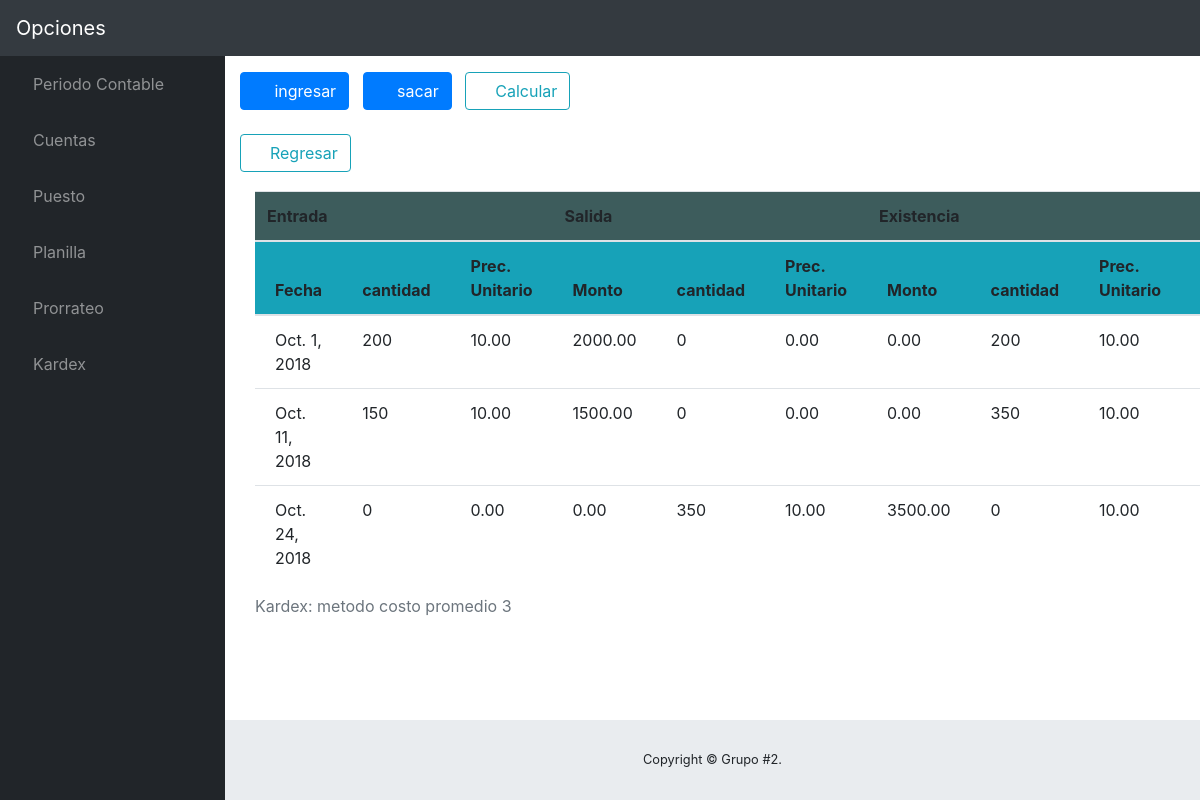
The app's page /1/CostoPromedio/ (signed in) with its own data.
### contable/models.py (models this page shows)
class Kardex(models.Model):
	fecha = models.DateField()
	cantEntrada = models.IntegerField()
	cantSalida = models.IntegerField()
	cantExistencia = models.IntegerField()
	precEntrada = models.DecimalField(max_digits=7,decimal_places=2)
	precSalida = models.DecimalField(max_digits=7,decimal_places=2)
	precExistencia = models.DecimalField(max_digits=10,decimal_places=2)
	montoEntrada =models.DecimalField(max_digits=20,decimal_places=2)
	montoSalida =models.DecimalField(max_digits=20,decimal_places=2)
	montoExistencia= models.DecimalField(max_digits=20,decimal_places=2)
	detall = models.ForeignKey(detalleKardex,on_delete=models.CASCADE)

### contable/views.py (the view)
# urls.py: url(r'^(?P<kardex_id>[0-9]+)/CostoPromedio/$',CP, name="CostoPromedio"),
def CP(request, kardex_id):
	template=loader.get_template('Main/kardex.html')
	kardex1= get_object_or_404(detalleKardex,pk=kardex_id)
	kard = kardex1.kardex_set.all()
	prodPP= LibroMayor.objects.filter(codCuenta__contains='ACO', estado=True)
	prodPT= LibroMayor.objects.filter(codCuenta__contains='ACO', estado=False)
	i =0
	for k in kard :
		i=k.id
	final = None
	if i > 0:
		final = kard.get(pk=i)
	context = {
		'prodPP':prodPP,
		'prodPT':prodPT,
		'kardex1':kardex1,
		'kardex':kard,
		'i':i,
		'final':final,
	}
	if request.method=='POST':
		action = request.POST.get('action',None)
		if action =='insert':
			kardex1= get_object_or_404(detalleKardex,pk=kardex_id)
			fecha = request.POST.get('fechaE',None)
			cantEntrada=request.POST.get('cantidadE',None)
			precEntrada= request.POST.get('precioE',None)
			pk_cuenta= request.POST.get('cuenta',None)
			newKard = ingresarKardex(int(kardex1.id),fecha,cantEntrada,precEntrada)
			pe = PeriodoContable.objects.all()
			p = len(pe)
			if p > 0 :
				prod= ''
				if kardex1.tipo=='PP':
					prod='AC003'
				else :
					prod='AC002'
				cuentaKardex(pk_cuenta,p,newKard.montoEntrada,prod)
		elif action=='ordenfab':
			kardex1= get_object_or_404(detalleKardex,pk=kardex_id)
			fecha = request.POST.get('fechaO',None)
			cantEntrada=request.POST.get('cantidadO',None)
			pk_cuenta= request.POST.get('PT',None)
			pe = PeriodoContable.objects.all()
			p = len(pe)
			orden1 = get_object_or_404(LibroMayor,codCuenta=pk_cuenta,periodo=p)
			precEntrada=orden1.saldo/ int(cantEntrada)
			newKard = ingresarKardex(int(kardex1.id),fecha,cantEntrada,precEntrada)
			if p > 0 :
				prod= ''
				if kardex1.tipo=='PP':
					prod='AC003'
				else :
					prod='AC002'
				cuentaKardex(pk_cuenta,p,newKard.montoEntrada,prod)
			orden1.saldo=0
			orden1.saldoDeudor=0
			orden1.saldoAcreedor=0
			orden1.estado=False
			orden1.save()
		elif action =='delete':
			i =0
			for k in kard :
				i=k.id
			ultimo_id=i
			if ultimo_id > 0:
				newKard = Kardex()
				newKard.fecha = request.POST.get('fechaS',None)
				cantSalida=request.POST.get('cantidadS',None)
				enviar = request.POST.get('PP',None)
				newKard.cantEntrada = 0
				newKard.cantSalida= cantSalida
				newKard.cantExistencia=0
				newKard.precEntrada=0
				newKard.precSalida=0
				newKard.precExistencia=0
				newKard.montoEntrada = 0
				newKard.montoSalida=0
				newKard.montoExistencia=0
				newKard.detall = kardex1
				newKard.save()
				ult_kardex=Kardex.objects.get(pk=ultimo_id)
				prec= ult_kardex.precExistencia
				newKard.precSalida=prec
				newKard.cantExistencia= int(ult_kardex.cantExistencia) - int(newKard.cantSalida)
				montSalida= Decimal(prec) * Decimal(newKard.cantSalida)
				newKard.montoSalida=montSalida
				newKard.montoExistencia = ult_kardex.montoExistencia - montSalida
				newKard.precExistencia=prec
				newKard.save()
				pe = PeriodoContable.objects.all()
				p = len(pe)
				pk_cuenta='AC003'
				if p > 0 :
					cuentaKardex(pk_cuenta,p,montSalida,enviar)
		elif action =='vender':
			i =0
			for k in kard :
				i=k.id
			ultimo_id=i
			if ultimo_id > 0:
				newKard = Kardex()
				newKard.fecha = request.POST.get('fechaV',None)
				cantSalida=request.POST.get('cantidadV',None)
				ganancia = request.POST.get('ganancia',None)
				enviar = request.POST.get('PT',None)
				newKard.cantEntrada = 0
				newKard.cantSalida= cantSalida
				newKard.cantExistencia=0
				newKard.precEntrada=0
				newKard.precSalida=0
				newKard.precExistencia=0
				newKard.montoEntrada = 0
				newKard.montoSalida=0
				newKard.montoExistencia=0
				newKard.detall = kardex1
				newKard.save()
				ult_kardex=Kardex.objects.get(pk=ultimo_id)
				prec= ult_kardex.precExistencia
				newKard.precSalida=prec
				newKard.cantExistencia= int(ult_kardex.cantExistencia) - int(newKard.cantSalida)
				montSalida= Decimal(prec) * Decimal(newKard.cantSalida)
				newKard.montoSalida=montSalida
				newKard.montoExistencia = ult_kardex.montoExistencia - montSalida
				newKard.precExistencia=prec
				newKard.save()
				costoV = 'RCV00'
				ingresoV = 'RI000'
				pe = PeriodoContable.objects.all()
				p = len(pe)
				pk_cuenta='AC002'
				porcventa=1+ Decimal(ganancia) / 100
				Iventa= montSalida*porcventa
				if p > 0 :
					cuentaKardex(pk_cuenta,p,montSalida,costoV)
					cuentaKardex(ingresoV,p,Iventa,enviar)
		else:
			if i > 0:
				CV = 0
				MD =0
				mostrar=True
				for kardex in kard :
					CV +=kardex.montoSalida
					MD +=kardex.montoEntrada
				context = {
				'kardex1':kardex1,
				'kardex':kard,
				'i':i,
				'CV':CV,
				'MD':MD,
				'final':final,
				'mostrar':mostrar,
			}
			return HttpResponse(template.render(context,request ))
	return HttpResponse(template.render(context,request ))

### contable/templates/Main/kardex.html (shortened to what this page needs)
{% extends "Base/base.html" %}
{% block Contenido %}
{% if user.is_authenticated %}
{% if kardex1.tipo == 'PP'%}
<div class="form-inline">
    <button class="btn btn-primary" data-toggle="modal" data-target="#newTipo"><i class="fas fa-plus"></i>&nbsp ingresar</button>&nbsp &nbsp
    <button class="btn btn-primary" data-toggle="modal" data-target="#newEnviar"><i class="fas fa-minus"></i>&nbsp sacar</button>&nbsp &nbsp
    <form method="POST" action="">
        <button type="submit" name="btn" id="btn" class="btn btn-outline-info"><i class="fas fa-calculator"></i> Calcular</button>
        <input type="hidden" name="action" id="action" value="calcular"><br>
    </form>
</div>
<br>
<div id="container">
    <a href="/kardex" class="btn btn-outline-info"><i class="fas fa-arrow-circle-left"></i> Regresar</a>
</div>
{% endif %}
<section class="container" style="margin-top:2%;height:auto;">
    <div id="form-detalle">
        <div class="tabla-0">
            <table class="table table-hover">
                <caption class="titulo-0">Kardex: metodo costo promedio {{i}}</caption>
                <thead class="bg-info">
                    <th style="background-color: #3d5c5c;" colspan="3">Entrada</th>
                    <th style="background-color: #3d5c5c;" colspan="3">Salida</th>
                    <th style="background-color: #3d5c5c;" colspan="3">Existencia </th>
                    <th style="background-color: #3d5c5c;" colspan="3" </th> </tr> <tr>
                    <th style="padding-left: 20px; padding-right: 20px;">Fecha</th>
                    <th style="padding-left: 20px; padding-right: 20px;">cantidad</th>
                    <th style="padding-left: 20px; padding-right: 20px;">Prec. Unitario</th>
                    <th style="padding-left: 20px; padding-right: 20px;">Monto</th>
                    <th style="padding-left: 20px; padding-right: 20px;">cantidad</th>
                    <th style="padding-left: 20px; padding-right: 20px;">Prec. Unitario</th>
                    <th style="padding-left: 20px; padding-right: 20px;">Monto</th>
                    <th style="padding-left: 20px; padding-right: 20px;">cantidad</th>
                    <th style="padding-left: 20px; padding-right: 20px;">Prec. Unitario</th>
                    <th style="padding-left: 20px; padding-right: 20px;">Monto</th>
                </thead>
                {% for existencia in kardex.all %}
                <tr>
                    <td style="padding-left: 20px; padding-right: 20px;"> {{existencia.fecha}} </td>
                    <td style="padding-left: 20px; padding-right: 20px;"> {{existencia.cantEntrada}} </td>
                    <td style="padding-left: 20px; padding-right: 20px;"> {{existencia.precEntrada}} </td>
                    <td style="padding-left: 20px; padding-right: 20px;">{{existencia.montoEntrada}} </td>
                    <td style="padding-left: 20px; padding-right: 20px;"> {{existencia.cantSalida}} </td>
                    <td style="padding-left: 20px; padding-right: 20px;"> {{existencia.precSalida}} </td>
                    <td style="padding-left: 20px; padding-right: 20px;">{{existencia.montoSalida}} </td>
                    <td style="padding-left: 20px; padding-right: 20px;"> {{existencia.cantExistencia}} </td>
                    <td style="padding-left: 20px; padding-right: 20px;"> {{existencia.precExistencia}} </td>
                    <td style="padding-left: 20px; padding-right: 20px;">{{existencia.montoExistencia}} </td>
                </tr>
                {% endfor %}
            </table>
        </div>
    </div>
</section>
{% endif %}
{% endblock Contenido %}

### contable/static/css/sb-admin.css (style rules this page uses)
html { position: relative; min-height: 100%; }
body { height: 100%; }
:root { --input-padding-x: 0.75rem; --input-padding-y: 0.75rem; }

### records on screen
Kardex: fecha "Oct. 1, 2018", cantEntrada "200", precEntrada "10.00", montoEntrada "2000.00", cantSalida "0", precSalida "0.00", montoSalida "0.00", cantExistencia "200", precExistencia "10.00"
Kardex: fecha "Oct. 11, 2018", cantEntrada "150", precEntrada "10.00", montoEntrada "1500.00", cantSalida "0", precSalida "0.00", montoSalida "0.00", cantExistencia "350", precExistencia "10.00"
Kardex: fecha "Oct. 24, 2018", cantEntrada "0", precEntrada "0.00", montoEntrada "0.00", cantSalida "350", precSalida "10.00", montoSalida "3500.00", cantExistencia "0", precExistencia "10.00"

### other values on screen
{{ i }} "3"
